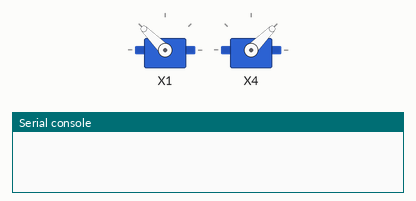
A program run on a simulated pyboard running MicroPython. On the bench: 2 × servo, the last lines printed to the serial console. Library files of the repository ran but are not shown: 1 file(s). At 4.0 s the program stops and its outputs stay as they are.

Above: at 0.1 s.
At 1.1 s:
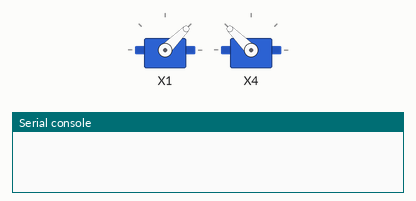
At 2.79 s:
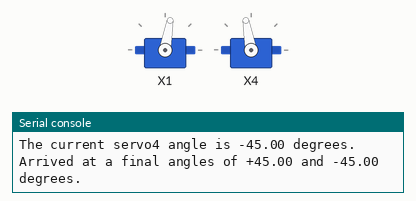
At 3.59 s:
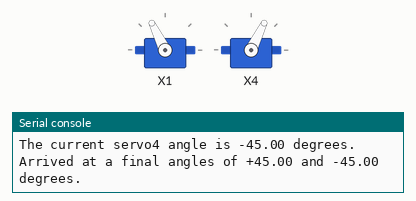
Timing chart, 0 to 5.5 s (numbered marks = the images above):
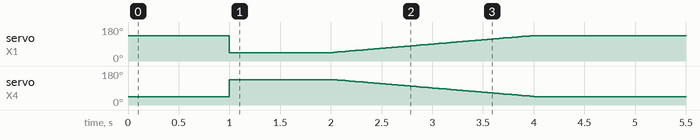

The program:

main.py
```python
###############################################################################
# main.py
#
# Script to run a two servo motors, connected to the pyb.Servo(1) and the
# pyb.Servo(4)pin on the boards
#
# See note in script for what physical pin this corresponds to on the version
# of the pyboard that you have.
#
# Code adapted from:
#  http://docs.micropython.org/en/latest/pyboard/pyboard/tutorial/servo.html
#
# Created: 11/02/18
#   - Joshua Vaughan
#   - joshua.vaughan@louisiana.edu
#   - http://www.ucs.louisiana.edu/~jev9637
#
# Modified:
#   *
#
# TODO:
#   *
###############################################################################

import pyb  # import the pyboard module
import time # import the time module

# Define the servo object. The numbering scheme differs between the pyboard and
# the pyboard LITE.
#
# For the pyboard:
#  Servo 1 is connected to X1, Servo 2 to X2, Servo 3 to X3, and Servo 2 to X4
#
# For the pyboard LITE:
#  Servo 1 is connected to X3, Servo 2 to X4, Servo 3 to X1, and Servo 2 to X2

# Here, we'll use the first and fourth positions on the pyboard
servo1 = pyb.Servo(1)
servo4 = pyb.Servo(4)

# Now, we can control the angle of the two servos, just moving them in opposite
# directions
#
# The range of possible angles is -90 < angle < 90, but many servos can't move
# over that entire range. A safer range is -60 < angle < 60 or even
# -45 < angle < 45
servo1.angle(45)
servo4.angle(-45)

# Sleep 1s to let it move to that angle
time.sleep(1)

# Move to -60degrees
servo1.angle(-45)
servo4.angle(45)

# Sleep 1s to let it move to that angle
time.sleep(1)

# We can also get the current angle of the servo. Note that this is based
# on the current servo command, not the actual physical angle of the servo
# In many cases, the servo should nearly-exactly track the angle command.
# However, it is possible that the servo does not track the command.
#
# To get the angle, call the .angle() method without an argument
current_servo1_angle = servo1.angle()
print("The current servo1 angle is {:+5.2f} degrees.".format(current_servo1_angle))

current_servo4_angle = servo4.angle()
print("The current servo4 angle is {:+5.2f} degrees.".format(current_servo4_angle))

# Finally, we can also specify how long it should take the servo to move to the
# commanded angle by adding a second argument to the .angle() call. The
# argument should be the time to move in milliseconds (1000 = 1s)

# Move to 45 degrees, taking 2seconds to get there
servo1.angle(45, 2000)
servo4.angle(-45, 2000)

# Let's monitor the angle as it moves
current_angle = servo1.angle()

# While we're more than 1 degree away from the target, print the current angle
while (((current_servo1_angle-45)**2 > 1.0) or ((current_servo4_angle+45)**2 > 1.0)):
    # To get the angle, call the .angle() method without an argument
    current_servo1_angle = servo1.angle()
    print("The current servo1 angle is {:+5.2f} degrees.".format(current_servo1_angle))

    current_servo4_angle = servo4.angle()
    print("The current servo4 angle is {:+5.2f} degrees.".format(current_servo4_angle))
    time.sleep_ms(100)

current_angle = servo1.angle()
print("Arrived at a final angles of {:+5.2f} and {:+5.2f} degrees.".format(current_servo1_angle,
                                                                           current_servo4_angle))
```
